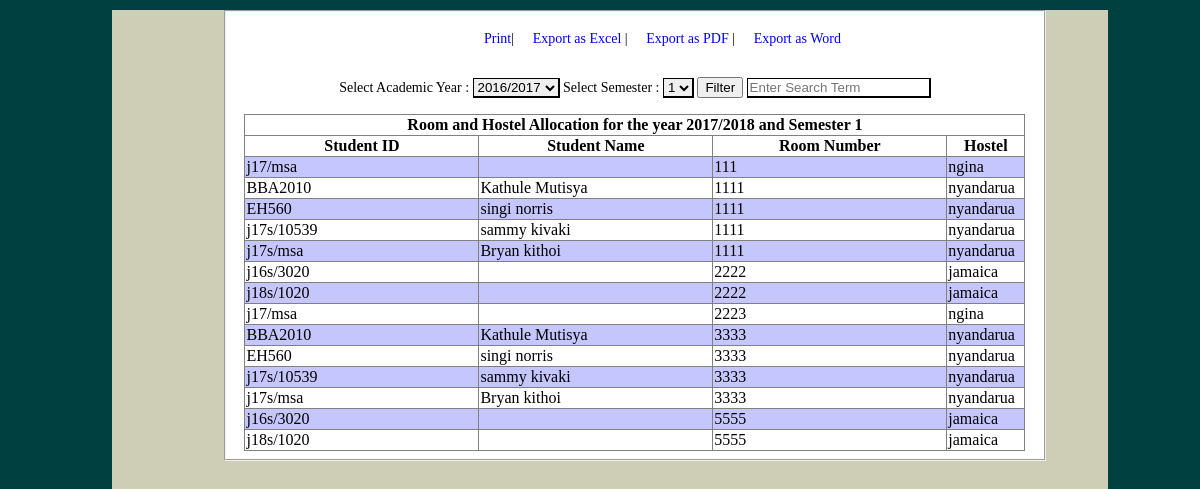
/admin/allocationreports.php, run on the app's committed database.
### tables this page shows
CREATE TABLE IF NOT EXISTS `session` (
  `id` int(11) NOT NULL AUTO_INCREMENT,
  `year` varchar(20) NOT NULL,
  `sem` enum('1','2','3') NOT NULL,
  PRIMARY KEY (`id`)
);

CREATE TABLE IF NOT EXISTS `room_alloc` (
  `student` varchar(50) NOT NULL,
  `hname` varchar(50) NOT NULL,
  `semester` int(11) NOT NULL,
  `year` varchar(20) NOT NULL,
  `room` int(11) NOT NULL,
  PRIMARY KEY (`student`),
  KEY `room` (`room`)
);

CREATE TABLE IF NOT EXISTS `room` (
  `roomno` int(11) NOT NULL,
  `capacity` int(11) NOT NULL,
  `hostelname` varchar(50) NOT NULL,
  PRIMARY KEY (`roomno`)
);

### admin/includes/Database.php (called while the page is built, shortened)
<?php
class Database {
	var $connection = "";
	var $query = "";
	function __construct($sql){
	$this->username = "mutisya";
	$this->password = "kivaki";
	$this->host="localhost";
	$this->database = "tumhostel";
	$this->connection = mysqli_connect($this->host,$this->username,$this->password);
	mysqli_select_db($this->connection,$this->database);
	$this->query = $sql;
	}
	function execute_query(){
		$resp = mysqli_query($this->connection,$this->query)or die(mysql_error());
		return $resp;
		}
	}
?>

### admin/allocationreports.php (the view, shortened to what this page needs)
<html>
<head><title>Allocation Report</title>
<link rel=stylesheet href="styles/reports.css" />
</head>
<body>
<fieldset id="rooms">
<ul>
<li><a href=javascript:window.print()>Print</a>|</li>
<li><a href=#>Export as Excel</a> | </li>
<li><a href=#>Export as PDF</a> | </li>
<li><a href=#>Export as Word</a></li>
</ul>
<div id=controls>
<label for=cboacad>Select Academic Year : </label>
<select id=cboacad></select>
<label for=cbosem>Select Semester : </label>
<select id=cbosem>
<option value=1>1</option>
</select>
<button id=btnfilter>Filter</button>
  <input type="search" placeholder="Enter Search Term" id=txtsearch />
</div>
<?php
include 'includes/Database.php';
$yr = "";
$sem = "";
$sql1 = "SELECT year,sem FROM session";
$db = new Database($sql1);
$resp = $db->execute_query();
while ($row = mysqli_fetch_row($resp)){
	$yr = $row[0];
	$sem = $row[1];
	}
$sql  = "SELECT room_alloc.student,(SELECT concat(fname,' ' ,lname) as fullname from student where studentid = room_alloc.student),room_alloc.room,room.roomno,room.hostelname from room_alloc inner join room on room.hostelname = room_alloc.hname WHERE semester = $sem and year = '$yr'";
$db2 = new Database($sql);
$resp2 = $db2->execute_query();
echo "<table border=1 id=tblres >";
echo "<tr><th colspan=4>Room and Hostel Allocation for the year $yr and Semester $sem</th></tr>";
echo "<tr><th>Student ID</th><th>Student Name</th><th>Room Number</th><th>Hostel</th></tr>";
$num = 0;
while ($row = mysqli_fetch_row($resp2)){
	if ($num%2==0){
			echo "<tr id=even><td>$row[0]</td><td>$row[1]</td><td>$row[3]</td><td>$row[4]</td></tr>";
		}
		else {
	echo "<tr><td>$row[0]</td><td>$row[1]</td><td>$row[3]</td><td>$row[4]</td></tr>";
		}
		$num+=1;
	}
echo "</table>";
?>
</fieldset>
</body>
</html>

### admin/styles/reports.css (style rules this page uses)
html { background-color:#004040; margin-top:2px; margin-left:6em; margin-right:6em; font-family:"Times New Roman", Times, serif; font-size:14px; font-style:normal; color:#000000; }
body { background-color:#CECDB5; margin-left:2em; margin-bottom:2em; height:auto; }
table { border-collapse:collapse; margin-left:1%; margin-right:1%; }
td,th { width:30%; font-family:calibri; }
li { margin-left:2%; list-style:none; display:inline; font-family:calibri; }
ul { text-align:center; }
li a { text-decoration:none; }
#even { background-color:#C6C6FF; }
#rooms { background-color:#FFFFFF; width:80%; margin-left:8em; margin-right:2em; }
#controls { padding: 2%; text-align:center; font-family:calibri; font-family:calibri; }
#controls select, #controls input { border:solid 1px; border-right:solid 2px; border-bottom:solid 2px; }

### data on the page
session: year "2017/2018", sem "1"
room_alloc: student "j17/msa", room.roomno "111", room.hostelname "ngina", room.roomno "2223"
room_alloc: student "BBA2010", row "Kathule Mutisya", room.roomno "1111", room.hostelname "nyandarua", room.roomno "3333"
room_alloc: student "EH560", row "singi norris", room.roomno "1111", room.hostelname "nyandarua", room.roomno "3333"
room_alloc: student "j17s/10539", row "sammy kivaki", room.roomno "1111", room.hostelname "nyandarua", room.roomno "3333"
room_alloc: student "j17s/msa", row "Bryan kithoi", room.roomno "1111", room.hostelname "nyandarua", room.roomno "3333"
room_alloc: student "j16s/3020", room.roomno "2222", room.hostelname "jamaica", room.roomno "5555"
room_alloc: student "j18s/1020", room.roomno "2222", room.hostelname "jamaica", room.roomno "5555"
